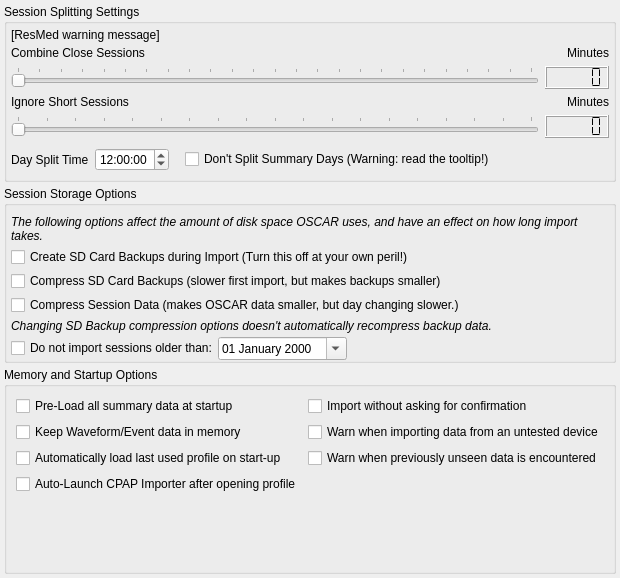
            <widget class="QWidget" name="importTab">
             <attribute name="title">
              <string>Import</string>
             </attribute>
             <layout class="QVBoxLayout" name="verticalLayout_5">
              <property name="spacing">
               <number>4</number>
              </property>
              <property name="leftMargin">
               <number>4</number>
              </property>
              <property name="topMargin">
               <number>4</number>
              </property>
              <property name="rightMargin">
               <number>4</number>
              </property>
              <property name="bottomMargin">
               <number>4</number>
              </property>
              <item>
               <widget class="QGroupBox" name="sessionSplitGroupBox">
                <property name="sizePolicy">
                 <sizepolicy hsizetype="Preferred" vsizetype="Minimum">
                  <horstretch>0</horstretch>
                  <verstretch>0</verstretch>
                 </sizepolicy>
                </property>
                <property name="title">
                 <string>Session Splitting Settings</string>
                </property>
                <layout class="QVBoxLayout" name="verticalLayout_10">
                 <property name="spacing">
                  <number>4</number>
                 </property>
                 <property name="leftMargin">
                  <number>4</number>
                 </property>
                 <property name="topMargin">
                  <number>4</number>
                 </property>
                 <property name="rightMargin">
                  <number>4</number>
                 </property>
                 <property name="bottomMargin">
                  <number>4</number>
                 </property>
                 <item>
                  <widget class="QLabel" name="ResMedWarning">
                   <property name="sizePolicy">
                    <sizepolicy hsizetype="Preferred" vsizetype="Minimum">
                     <horstretch>0</horstretch>
                     <verstretch>0</verstretch>
                    </sizepolicy>
                   </property>
                   <property name="text">
                    <string notr="true">[ResMed warning message]</string>
                   </property>
                   <property name="wordWrap">
                    <bool>true</bool>
                   </property>
                   <property name="openExternalLinks">
                    <bool>true</bool>
                   </property>
                  </widget>
                 </item>
                 <item>
                  <widget class="QWidget" name="sessionSplitWidget" native="true">
                   <property name="sizePolicy">
                    <sizepolicy hsizetype="Preferred" vsizetype="Minimum">
                     <horstretch>0</horstretch>
                     <verstretch>0</verstretch>
                    </sizepolicy>
                   </property>
                   <layout class="QVBoxLayout" name="verticalLayout_9">
                    <property name="leftMargin">
                     <number>0</number>
                    </property>
                    <property name="topMargin">
                     <number>0</number>
                    </property>
                    <property name="rightMargin">
                     <number>0</number>
                    </property>
                    <property name="bottomMargin">
                     <number>0</number>
                    </property>
                    <item>
                     <layout class="QHBoxLayout" name="horizontalLayout_4">
                      <item>
                       <widget class="QLabel" name="label">
                        <property name="text">
                         <string>Combine Close Sessions </string>
                        </property>
                        <property name="alignment">
                         <set>Qt::AlignLeading|Qt::AlignLeft|Qt::AlignVCenter</set>
                        </property>
                       </widget>
                      </item>
                      <item>
                       <widget class="QLabel" name="label_4">
                        <property name="text">
                         <string>Minutes</string>
                        </property>
                        <property name="alignment">
                         <set>Qt::AlignRight|Qt::AlignTrailing|Qt::AlignVCenter</set>
                        </property>
                       </widget>
                      </item>
                     </layout>
                    </item>
                    <item>
                     <layout class="QHBoxLayout" name="horizontalLayout_2">
                      <item>
                       <widget class="QSlider" name="combineSlider">
                        <property name="minimumSize">
                         <size>
                          <width>0</width>
                          <height>0</height>
                         </size>
                        </property>
                        <property name="toolTip">
                         <string>Multiple sessions closer together than this value will be kept on the same day.
</string>
                        </property>
                        <property name="minimum">
                         <number>0</number>
                        </property>
                        <property name="maximum">
                         <number>240</number>
                        </property>
                        <property name="singleStep">
                         <number>10</number>
                        </property>
                        <property name="pageStep">
                         <number>30</number>
                        </property>
                        <property name="value">
                         <number>0</number>
                        </property>
                        <property name="orientation">
                         <enum>Qt::Horizontal</enum>
                        </property>
                        <property name="invertedAppearance">
                         <bool>false</bool>
                        </property>
                        <property name="invertedControls">
                         <bool>false</bool>
                        </property>
                        <property name="tickPosition">
                         <enum>QSlider::TicksAbove</enum>
                        </property>
                        <property name="tickInterval">
                         <number>10</number>
                        </property>
                       </widget>
                      </item>
                      <item>
                       <widget class="QLCDNumber" name="combineLCD">
                        <property name="frameShape">
                         <enum>QFrame::Box</enum>
                        </property>
                        <property name="digitCount">
                         <number>5</number>
                        </property>
                        <property name="segmentStyle">
                         <enum>QLCDNumber::Flat</enum>
                        </property>
                       </widget>
                      </item>
                     </layout>
                    </item>
                    <item>
                     <layout class="QHBoxLayout" name="horizontalLayout_5">
                      <item>
                       <widget class="QLabel" name="label_3">
                        <property name="text">
                         <string>Ignore Short Sessions</string>
                        </property>
                        <property name="alignment">
                         <set>Qt::AlignLeading|Qt::AlignLeft|Qt::AlignVCenter</set>
                        </property>
                       </widget>
                      </item>
                      <item>
                       <widget class="QLabel" name="label_5">
                        <property name="text">
                         <string>Minutes</string>
                        </property>
                        <property name="alignment">
                         <set>Qt::AlignRight|Qt::AlignTrailing|Qt::AlignVCenter</set>
                        </property>
                       </widget>
                      </item>
                     </layout>
                    </item>
                    <item>
                     <layout class="QHBoxLayout" name="horizontalLayout_3">
                      <property name="bottomMargin">
                       <number>4</number>
                      </property>
                      <item>
                       <widget class="QSlider" name="IgnoreSlider">
                        <property name="toolTip">
                         <string>&lt;html&gt;&lt;head/&gt;&lt;body&gt;&lt;p&gt;&lt;span style=&quot; font-family:'Cantarell'; font-size:11pt;&quot;&gt;Sessions shorter in duration than this will not be displayed&lt;/span&gt;&lt;span style=&quot; font-family:'Cantarell'; font-size:11pt; font-style:italic;&quot;&gt;.&lt;/span&gt;&lt;/p&gt;&lt;/body&gt;&lt;/html&gt;</string>
                        </property>
                        <property name="maximum">
                         <number>90</number>
                        </property>
                        <property name="pageStep">
                         <number>5</number>
                        </property>
                        <property name="orientation">
                         <enum>Qt::Horizontal</enum>
                        </property>
                        <property name="tickPosition">
                         <enum>QSlider::TicksAbove</enum>
                        </property>
                        <property name="tickInterval">
                         <number>5</number>
                        </property>
                       </widget>
                      </item>
                      <item>
                       <widget class="QLCDNumber" name="IgnoreLCD">
                        <property name="frameShape">
                         <enum>QFrame::Box</enum>
                        </property>
                        <property name="segmentStyle">
                         <enum>QLCDNumber::Flat</enum>
                        </property>
                       </widget>
                      </item>
                     </layout>
                    </item>
                    <item>
                     <layout class="QHBoxLayout" name="horizontalLayout">
                      <property name="bottomMargin">
                       <number>4</number>
                      </property>
                      <item>
                       <widget class="QLabel" name="label_2">
                        <property name="text">
                         <string>Day Split Time</string>
                        </property>
                        <property name="alignment">
                         <set>Qt::AlignLeading|Qt::AlignLeft|Qt::AlignVCenter</set>
                        </property>
                       </widget>
                      </item>
                      <item>
                       <widget class="QTimeEdit" name="timeEdit">
                        <property name="toolTip">
                         <string>Sessions starting before this time will go to the previous calendar day.</string>
                        </property>
                        <property name="buttonSymbols">
                         <enum>QAbstractSpinBox::UpDownArrows</enum>
                        </property>
                        <property name="dateTime">
                         <datetime>
                          <hour>12</hour>
                          <minute>0</minute>
                          <second>0</second>
                          <year>2000</year>
                          <month>1</month>
                          <day>1</day>
                         </datetime>
                        </property>
                       </widget>
                      </item>
                      <item>
                       <spacer name="horizontalSpacer_7">
                        <property name="orientation">
                         <enum>Qt::Horizontal</enum>
                        </property>
                        <property name="sizeType">
                         <enum>QSizePolicy::Minimum</enum>
                        </property>
                        <property name="sizeHint" stdset="0">
                         <size>
                          <width>10</width>
                          <height>20</height>
                         </size>
                        </property>
                       </spacer>
                      </item>
                      <item>
                       <widget class="QCheckBox" name="LockSummarySessionSplitting">
                        <property name="toolTip">
                         <string>&lt;html&gt;&lt;head/&gt;&lt;body&gt;&lt;p&gt;&lt;span style=&quot; font-weight:600;&quot;&gt;This setting should be used with caution...&lt;/span&gt; Switching it off comes with consequences involving accuracy of summary only days, as certain calculations only work properly provided summary only sessions that came from individual day records are kept together. &lt;/p&gt;&lt;p&gt;&lt;span style=&quot; font-weight:600;&quot;&gt;ResMed users:&lt;/span&gt; Just because it seems natural to you and I that the 12 noon session restart should be in the previous day, does not mean ResMed's data agrees with us. The STF.edf summary index format has serious weaknesses that make doing this not a good idea.&lt;/p&gt;&lt;p&gt;This option exists to pacify those who don't care and want to see this &amp;quot;fixed&amp;quot; no matter the costs, but know it comes with a cost. If you keep your SD card in every night, and import at least once a week, you won't see problems with this very often.&lt;/p&gt;&lt;/body&gt;&lt;/html&gt;</string>
                        </property>
                        <property name="text">
                         <string>Don't Split Summary Days (Warning: read the tooltip!)</string>
                        </property>
                       </widget>
                      </item>
                      <item>
                       <spacer name="horizontalSpacer">
                        <property name="orientation">
                         <enum>Qt::Horizontal</enum>
                        </property>
                        <property name="sizeHint" stdset="0">
                         <size>
                          <width>40</width>
                          <height>20</height>
                         </size>
                        </property>
                       </spacer>
                      </item>
                     </layout>
                    </item>
                   </layout>
                  </widget>
                 </item>
                </layout>
               </widget>
              </item>
              <item>
               <widget class="QGroupBox" name="groupBox_7">
                <property name="sizePolicy">
                 <sizepolicy hsizetype="Preferred" vsizetype="Minimum">
                  <horstretch>0</horstretch>
                  <verstretch>0</verstretch>
                 </sizepolicy>
                </property>
                <property name="title">
                 <string>Session Storage Options</string>
                </property>
                <layout class="QGridLayout" name="gridLayout_9">
                 <property name="leftMargin">
                  <number>4</number>
                 </property>
                 <property name="topMargin">
                  <number>9</number>
                 </property>
                 <property name="rightMargin">
                  <number>4</number>
                 </property>
                 <property name="bottomMargin">
                  <number>0</number>
                 </property>
                 <property name="horizontalSpacing">
                  <number>0</number>
                 </property>
                 <property name="verticalSpacing">
                  <number>4</number>
                 </property>
                 <item row="5" column="0">
                  <widget class="QLabel" name="label_41">
                   <property name="font">
                    <font>
                     <italic>true</italic>
                    </font>
                   </property>
                   <property name="text">
                    <string>Changing SD Backup compression options doesn't automatically recompress backup data.</string>
                   </property>
                   <property name="wordWrap">
                    <bool>true</bool>
                   </property>
                  </widget>
                 </item>
                 <item row="3" column="0">
                  <widget class="QCheckBox" name="compressSDBackups">
                   <property name="toolTip">
                    <string>Compress ResMed (EDF) backups to save disk space.
Backed up EDF files are stored in the .gz format, 
which is common on Mac  Linux platforms..

OSCAR can import from this compressed backup directory natively.. 
To use it with ResScan will require the .gz files to be uncompressed first..</string>
                   </property>
                   <property name="text">
                    <string>Compress SD Card Backups (slower first import, but makes backups smaller)</string>
                   </property>
                  </widget>
                 </item>
                 <item row="1" column="0">
                  <widget class="QLabel" name="label_32">
                   <property name="font">
                    <font>
                     <italic>true</italic>
                    </font>
                   </property>
                   <property name="text">
                    <string>The following options affect the amount of disk space OSCAR uses, and have an effect on how long import takes.</string>
                   </property>
                   <property name="wordWrap">
                    <bool>true</bool>
                   </property>
                  </widget>
                 </item>
                 <item row="4" column="0">
                  <widget class="QCheckBox" name="compressSessionData">
                   <property name="toolTip">
                    <string>This makes OSCAR's data take around half as much space.
But it makes import and day changing take longer.. 
If you've got a new computer with a small solid state disk, this is a good option.</string>
                   </property>
                   <property name="text">
                    <string>Compress Session Data (makes OSCAR data smaller, but day changing slower.)</string>
                   </property>
                  </widget>
                 </item>
                 <item row="2" column="0">
                  <widget class="QCheckBox" name="createSDBackups">
                   <property name="toolTip">
                    <string>This maintains a backup of SD-card data for ResMed devices, 

ResMed S9 series devices delete high resolution data older than 7 days, 
and graph data older than 30 days..

OSCAR can keep a copy of this data if you ever need to reinstall. 
(Highly recomended, unless your short on disk space or don't care about the graph data)</string>
                   </property>
                   <property name="text">
                    <string>Create SD Card Backups during Import (Turn this off at your own peril!)</string>
                   </property>
                  </widget>
                 </item>
                 <item row="6" column="0">
                  <layout class="QHBoxLayout" name="horizontalLayout_18">
                   <property name="leftMargin">
                    <number>0</number>
                   </property>
                   <property name="topMargin">
                    <number>0</number>
                   </property>
                   <property name="bottomMargin">
                    <number>0</number>
                   </property>
                   <item>
                    <widget class="QCheckBox" name="ignoreOlderSessionsCheck">
                     <property name="text">
                      <string>Do not import sessions older than:</string>
                     </property>
                    </widget>
                   </item>
                   <item>
                    <widget class="QDateEdit" name="ignoreOlderSessionsDate">
                     <property name="toolTip">
                      <string>Sessions older than this date will not be imported</string>
                     </property>
                     <property name="wrapping">
                      <bool>true</bool>
                     </property>
                     <property name="frame">
                      <bool>true</bool>
                     </property>
                     <property name="maximumDate">
                      <date>
                       <year>2099</year>
                       <month>12</month>
                       <day>31</day>
                      </date>
                     </property>
                     <property name="minimumDate">
                      <date>
                       <year>1970</year>
                       <month>1</month>
                       <day>2</day>
                      </date>
                     </property>
                     <property name="currentSection">
                      <enum>QDateTimeEdit::DaySection</enum>
                     </property>
                     <property name="displayFormat">
                      <string notr="true">dd MMMM yyyy</string>
                     </property>
                     <property name="calendarPopup">
                      <bool>true</bool>
                     </property>
                    </widget>
                   </item>
                   <item>
                    <spacer name="horizontalSpacer_6">
                     <property name="orientation">
                      <enum>Qt::Horizontal</enum>
                     </property>
                     <property name="sizeHint" stdset="0">
                      <size>
                       <width>40</width>
                       <height>20</height>
                      </size>
                     </property>
                    </spacer>
                   </item>
                  </layout>
                 </item>
                </layout>
               </widget>
              </item>
              <item>
               <widget class="QGroupBox" name="groupBox_8">
                <property name="sizePolicy">
                 <sizepolicy hsizetype="Preferred" vsizetype="Minimum">
                  <horstretch>0</horstretch>
                  <verstretch>0</verstretch>
                 </sizepolicy>
                </property>
                <property name="title">
                 <string>Memory and Startup Options</string>
                </property>
                <layout class="QGridLayout" name="gridLayout_14">
                 <item row="3" column="0">
                  <widget class="QCheckBox" name="autoLaunchImporter">
                   <property name="toolTip">
                    <string>Bypass the login screen and load the most recent User Profile</string>
                   </property>
                   <property name="text">
                    <string>Auto-Launch CPAP Importer after opening profile</string>
                   </property>
                  </widget>
                 </item>
                 <item row="4" column="0">
                  <spacer name="verticalSpacer_2">
                   <property name="orientation">
                    <enum>Qt::Vertical</enum>
                   </property>
                   <property name="sizeHint" stdset="0">
                    <size>
                     <width>20</width>
                     <height>40</height>
                    </size>
                   </property>
                  </spacer>
                 </item>
                 <item row="1" column="0">
                  <widget class="QCheckBox" name="cacheSessionData">
                   <property name="toolTip">
                    <string>&lt;html&gt;&lt;head/&gt;&lt;body&gt;&lt;p&gt;This setting keeps waveform and event data in memory after use to speed up revisiting days.&lt;/p&gt;&lt;p&gt;This is not really a necessary option, as your operating system caches previously used files too.&lt;/p&gt;&lt;p&gt;Recommendation is to leave it switched off, unless your computer has a ton of memory.&lt;/p&gt;&lt;/body&gt;&lt;/html&gt;</string>
                   </property>
                   <property name="text">
                    <string>Keep Waveform/Event data in memory</string>
                   </property>
                  </widget>
                 </item>
                 <item row="0" column="0">
                  <widget class="QCheckBox" name="preloadSummaries">
                   <property name="toolTip">
                    <string>&lt;html&gt;&lt;head/&gt;&lt;body&gt;&lt;p&gt;Makes starting OSCAR a bit slower, by pre-loading all the summary data in advance, which speeds up overview browsing and a few other calculations later on. &lt;/p&gt;&lt;p&gt;If you have a large amount of data, it might be worth keeping this switched off, but if you typically like to view &lt;span style=&quot; font-style:italic;&quot;&gt;everything&lt;/span&gt; in overview, all the summary data still has to be loaded anyway. &lt;/p&gt;&lt;p&gt;Note this setting doesn't affect waveform and event data, which is always demand loaded as needed.&lt;/p&gt;&lt;/body&gt;&lt;/html&gt;</string>
                   </property>
                   <property name="text">
                    <string>Pre-Load all summary data at startup</string>
                   </property>
                  </widget>
                 </item>
                 <item row="2" column="0">
                  <widget class="QCheckBox" name="autoLoadLastUsed">
                   <property name="text">
                    <string>Automatically load last used profile on start-up</string>
                   </property>
                  </widget>
                 </item>
                 <item row="0" column="1">
                  <widget class="QCheckBox" name="automaticImport">
                   <property name="toolTip">
                    <string>&lt;html&gt;&lt;head/&gt;&lt;body&gt;&lt;p&gt;Cuts down on any unimportant confirmation dialogs during import.&lt;/p&gt;&lt;/body&gt;&lt;/html&gt;</string>
                   </property>
                   <property name="text">
                    <string>Import without asking for confirmation</string>
                   </property>
                  </widget>
                 </item>
                 <item row="1" column="1">
                  <widget class="QCheckBox" name="warnOnUntestedMachine">
                   <property name="toolTip">
                    <string>&lt;html&gt;&lt;head/&gt;&lt;body&gt;&lt;p&gt;Provide an alert when importing data from any device model that has not yet been tested by OSCAR developers.&lt;/p&gt;&lt;/body&gt;&lt;/html&gt;</string>
                   </property>
                   <property name="text">
                    <string>Warn when importing data from an untested device</string>
                   </property>
                  </widget>
                 </item>
                 <item row="2" column="1">
                  <widget class="QCheckBox" name="warnOnUnexpectedData">
                   <property name="toolTip">
                    <string>&lt;html&gt;&lt;head/&gt;&lt;body&gt;&lt;p&gt;Provide an alert when importing data that is somehow different from anything previously seen by OSCAR developers.&lt;/p&gt;&lt;/body&gt;&lt;/html&gt;</string>
                   </property>
                   <property name="text">
                    <string>Warn when previously unseen data is encountered</string>
                   </property>
                  </widget>
                 </item>
                </layout>
               </widget>
              </item>
             </layout>
            </widget>
